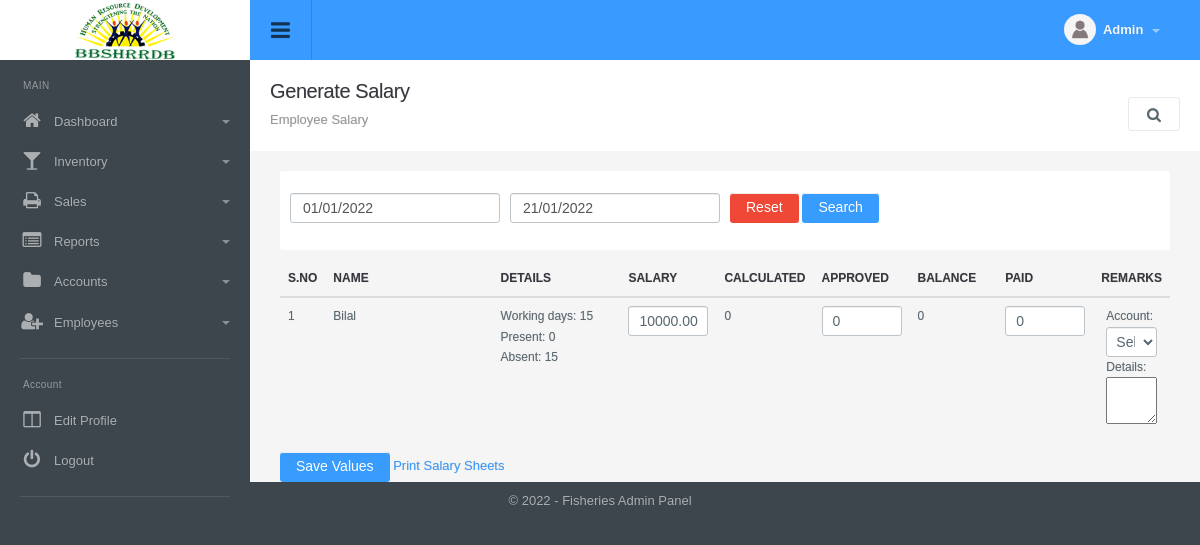
The page /salary_manage.php?tab=salary (signed in) on the database its author committed.
### tables this page shows
CREATE TABLE `config_variable` (
  `id` int(11) NOT NULL,
  `config_type_id` int(11) NOT NULL,
  `title` varchar(512) NOT NULL,
  `notes` varchar(512) NOT NULL,
  `type` varchar(200) NOT NULL,
  `default_values` text NOT NULL,
  `key` varchar(200) NOT NULL,
  `value` text NOT NULL,
  `sortorder` int(11) NOT NULL
);

CREATE TABLE `menu` (
  `id` int(11) NOT NULL,
  `title` varchar(100) NOT NULL,
  `url` varchar(100) NOT NULL,
  `parent_id` int(11) NOT NULL,
  `depth` int(1) NOT NULL,
  `sortorder` int(11) NOT NULL,
  `icon` varchar(200) NOT NULL,
  `small_icon` varchar(200) NOT NULL
);

### include/utility.php (called while the page is built, shortened)
<?php
function get_config($var){
	global $dblink;
	$sql="select value from config_variable where `key`='".slash($var)."'";
	$resConfig=doquery($sql,$dblink);
	if(numrows($resConfig)>0){
		while($rowConfig=dofetch($resConfig))
			return unslash($rowConfig["value"]);
	}
}
$site_title=get_config("site_title");
$file_upload_root="./uploads/";
function slash($str){
	if(!is_array($str))
		return utf8_encode(addslashes($str));
	else{
		for($i=0; $i<count($str); $i++)
			$str[$i]=slash($str[$i]);
		return $str;
	}
}
function unslash($str){
	return stripslashes(utf8_decode($str));
	}
function date_dbconvert($date){
	if( !empty( $date ) ) {
		$date = explode("/", $date);
		return date("Y-m-d", strtotime($date[2]."-".$date[1]."-".$date[0]));
	}
	else {
		return $date;
	}
}
function curr_format($amount){
	return ($amount<0?'(':'').number_format(abs($amount), 0, '.',',').($amount<0?')':'');
}
function get_account_of_type( $type ){
	global $dblink;
	if( !isset( $GLOBALS[ "type" ][ $type ] ) ) {
		$r = doquery( "select id from account where type='".$type."'", $dblink );
	}
	return $GLOBALS[ "type" ][ $type ];
}

### include/db.php (called while the page is built, shortened)
<?php
function doquery($qr,$lnk){
	@$res=mysqli_query($lnk,$qr) or die($qr." - ".mysqli_error($lnk));
	return $res;
}
function dofetch($rs){
	@$rec=mysqli_fetch_array($rs);
	return $rec;
}
function numrows($rs){
	return mysqli_num_rows($rs);
}

### modules/salary/salary_do.php (called while the page is built, shortened)
<?php
if(isset($_SESSION["employee"]["reports"]["salary"]["start_date"]) && !empty($_SESSION["employee"]["reports"]["salary"]["start_date"])){
	$start_date = $_SESSION["employee"]["reports"]["salary"]["start_date"];
}
else{
	$start_date = date("d/m/Y", strtotime('first day of this month'));
}
if(isset($_SESSION["employee"]["reports"]["salary"]["end_date"]) && !empty($_SESSION["employee"]["reports"]["salary"]["end_date"])){
	$end_date = $_SESSION["employee"]["reports"]["salary"]["end_date"];
}
else{
	$end_date = date("d/m/Y");
}
$s = strtotime(date_dbconvert($start_date));
$year = date( "Y", $s );
$month = date( "n", $s )-1;
$employees = array();
$sql="select * from admin where status=1 and monthly_salary > 0 order by name";
$rs=doquery($sql,$dblink);
if(numrows($rs)>0){
	 while($r=dofetch($rs)){
		$working_days = 0;
		$present = 0;
		$absent = 0;
		for( $i = 0; $i < date( "j", strtotime(date_dbconvert($end_date)) ); $i++ ) {
			$day = strtotime(date_dbconvert($start_date))+24*3600*$i;
			if( !is_holiday( date("Y-m-d", $day) ) ) {
				$sql2="select * from employee_attendance where employee_id='".$r["id"]."' and (checked_in>='".date("Y/m/d H:i:s", $day)."' and checked_in<'".date("Y/m/d H:i:s", $day+24*3600)."' or checked_out>='".date("Y/m/d H:i:s", $day)."' and checked_out<'".date("Y/m/d H:i:s", $day+24*3600)."')";
				$rs2 = doquery( $sql2, $dblink );
				if( numrows( $rs2 ) > 0 ) {
					$present++;
				}
				else {
					$absent++;
				}
				$working_days++;
			}
		}
		$salary = unslash( $r["monthly_salary"] );
		$total_days = $working_days-$absent;
		$payment_amount = 0;
		$account_id = get_account_of_type( 2 );
		$details = '';
		$final_salary = 0;
		$r1 = dofetch( doquery( "SELECT sum(amount) as salary FROM salary where employee_id = '".$r[ "id" ]."' and ( year < '".$year."' or month < '".$month."')  and status = 1", $dblink ) );
		$r2 = dofetch( doquery( "SELECT sum(amount) as salary_payment FROM `salary_payment` where employee_id = '".$r[ "id" ]."' and datetime_added < '".date('Y-m-d 23:59:59', strtotime(date_dbconvert($end_date)))."'", $dblink ) );
		$balance = $r1[ "salary" ]-$r2[ "salary_payment" ];
		$employees[] = array(
			"employee" => $r,
			"working_days" => $working_days,
			"present" => $present,
			"absent" => $absent,
			"salary" => $salary,
			"total_days" => $total_days,
			"final_salary" => $final_salary,
			"balance" => $balance,
			"payment_amount" => $payment_amount,
			"account_id" => $account_id,
			"details" => $details,
		);
	}
}
		?>

### modules/salary/salary.php (the view, shortened to what this page needs)
<?php
$is_search = true;
?>
<div class="page-header">
	<h1 class="title">Generate Salary</h1>
  	<ol class="breadcrumb">
    	<li class="active">Employee Salary</li>
  	</ol>
  	<div class="right">
    	<div class="btn-group" role="group" aria-label="...">
            <a id="topstats" class="btn btn-light" href="#"><i class="fa fa-search"></i></a>
    	</div>
    </div>
</div>
<ul class="topstats clearfix search_filter"<?php if($is_search) echo ' style="display: block"';?>>
    <li class="col-xs-12 col-lg-12 col-sm-12">
    	<div>
        	<form class="form-horizontal" action="" method="get">
                <div class="col-sm-3 margin-btm-5">
                <input type="text" title="Enter Date" value="<?php echo $start_date;?>" name="start_date" id="start_date" class="date-picker form-control" />
                </div>
                <div class="col-sm-3 margin-btm-5">
                    <input type="text" title="Enter Date" value="<?php echo $end_date;?>" name="end_date" id="end_date" class="date-picker form-control" />
                </div>
                <div class="col-sm-3 text-left margin-btm-5">
                    <input type="button" class="btn btn-danger btn-l reset_search" value="Reset" alt="Reset Record" title="Reset Record" />
                    <input type="submit" class="btn btn-default btn-l" value="Search" alt="Search Record" title="Search Record" />
                </div>
            </form>
        </div>
  	</li>
</ul>
<div class="panel-body table-responsive">
    <form method="post">
        <table id="dynamic-table" class="table table-hover list">
            <thead>
                <tr>
                    <th width="2%">S.No</th>
                    <th width="20%">Name</th>
                    <th width="15%">Details</th>
                    <th width="10%">Salary</th>
                    <th width="10%">Calculated</th>
                    <th width="10%">Approved</th>
                    <th width="10%">Balance</th>
                    <th width="10%">Paid</th>
                    <th class="center">Remarks</th>
                </tr>
            </thead>
            <tbody>
                <?php
                if( count( $employees  ) > 0 ) {
                    $sn=1;
                    foreach( $employees as $employee ){
                        ?>
                        <tr class="<?php if($employee[ "final_salary" ]>0 && $employee[ "balance" ]+$employee[ "payment_amount" ] == 0 ) echo " danger";if($employee[ "final_salary" ] > 0 && $employee[ "payment_amount" ]>0) echo " success";?>">
                            <td><?php echo $sn;?></td>
                            <td><?php echo unslash( $employee[ "employee" ][ "name" ] )?></td>
                            <td>
                                Working days: <?php echo $employee[ "working_days" ]; ?><br  />
                                Present: <?php echo $employee[ "present" ]; ?><br  />
                                Absent: <?php echo $employee[ "absent" ]; ?><br  />
                            </td>
                            <td><input type="text" class="monthly_salary" name="monthly_salary[<?php echo $employee[ "employee" ][ "id" ]?>]" value="<?php echo $employee[ "salary" ]?>" id="monthly_salary_<?php echo $employee[ "employee" ][ "id" ]?>" style="width:80px;"  /></td>
                            <td><span data-workingdays="<?php echo $employee[ "working_days" ]?>" data-totaldays="<?php echo $employee[ "total_days" ]?>" class="expected_salary" id="expected_salary_<?php echo $employee[ "employee" ][ "id" ]?>"><?php echo curr_format( round( ($employee[ "salary" ]/$employee[ "working_days" ]) * $employee[ "total_days" ] ) ); ?></span></td>
                            <td><input type="text" name="salary[<?php echo $employee[ "employee" ][ "id" ]?>]" value="<?php echo $employee[ "final_salary" ]?>" style="width:80px;"  /></td>
                            <td><?php echo curr_format( $employee[ "balance" ] )?></td>
                            <td><input type="text" name="payment[<?php echo $employee[ "employee" ][ "id" ]?>]" value="<?php echo $employee[ "payment_amount" ]?>" style="width:80px;"  /></td>
                            <td>
                                <div class="col-md-12">Account:</div>
                                <div class="col-md-12"><select name="account_id[<?php echo $employee[ "employee" ][ "id" ]?>]">
                                    <option value="">Select Account</option>
                                </select></div>
                                <div class="col-md-12">Details:</div>
                                <div class="col-md-12"><textarea style="width:100%;" name="details[<?php echo $employee[ "employee" ][ "id" ]?>]" ><?php echo $employee[ "details" ]?></textarea></div>
                            </td>
                        </tr>
                     <?php
                        $sn++;
                     }
                }
                else{
                    ?>
                    <tr>
                        <td colspan="8"  class="no-record">No Result Found</td>
                    </tr>
                <?php
                    }
                ?>
            </tbody>
        </table>
        <div class="salary-btn">
        	<input type="submit" name="save_salary" value="Save Values" class="btn btn-default btn-l" /> <a href="salary_manage.php?tab=salary&action=print" target="_blank">Print Salary Sheets</a>
        </div>
    </form>
</div>

### include/header.php (shortened to what this page needs)
<!DOCTYPE html PUBLIC "-//W3C//DTD XHTML 1.0 Transitional//EN" "http://www.w3.org/TR/xhtml1/DTD/xhtml1-transitional.dtd">
<html xmlns="http://www.w3.org/1999/xhtml">
<head>
<link type="text/css" rel="stylesheet" href="css/font-awesome.min.css" />
<link type="text/css" rel="stylesheet" href="css/font-awesome.css" />
<link type="text/css" rel="stylesheet"  href="css/bootstrap.css" />
<link rel="stylesheet" href="css/bootstrap-datetimepicker.min.css" />
<link type="text/css" rel="stylesheet"  href="css/awesome-bootstrap-checkbox.css" />
<link href="css/general.css" type="text/css" rel="stylesheet" />
<link type="text/css" rel="stylesheet"  href="css/style.css" />
</head>
<body>
	<div id="wrapper" class="round_corners">
    	<div id="top" class="clearfix">
            <div class="applogo">
                <a href="index.php" class="logo"><?php $admin_logo=get_config("admin_logo"); if(empty($admin_logo)) echo $site_title; else { ?><img src="<?php echo $file_upload_root;?>config/<?php echo $admin_logo?>" /><?php }?></a>
            </div>
            <a class="sidebar-open-button" href="#"><i class="fa fa-bars"></i></a>
            <ul class="top-right">
            	<li class="dropdown link">
                	<a class="dropdown-toggle profilebox" data-toggle="dropdown" href="#">
                    	<img alt="img" src="images/profileimg-default.png">
                        <b><?php echo ucfirst((isset($_SESSION["logged_in_admin"]) && $_SESSION["logged_in_admin"]!="")?$_SESSION["logged_in_admin"]["name"]:"Guest");?></b>
                        <span class="caret"></span>
                    </a>
                </li>
           </ul>
        </div>
        <div class="sidebar clearfix">
       		<ul class="sidebar-panel nav">
  				<li class="sidetitle">MAIN</li>
				<?php
					$parents=doquery("select * from menu where parent_id=0 order by sortorder",$dblink);
					if(numrows($parents)>0){
						while($parent=dofetch($parents)){
						?>
						<li>
                        	<a href="<?php echo unslash($parent["url"])?>"><span class="icon color5"><i class="fa fa-<?php echo unslash($parent["small_icon"])?>"></i></span><?php echo unslash($parent["title"])?>
							<?php
								$submenus=doquery("select * from menu where parent_id='".$parent["id"]."' order by sortorder",$dblink);
								if(numrows($submenus)>0){
									?>
                                <span class="caret"></span></a>
                                <?php
                            }
							else{
								echo "</a>";
							}
							?>
						</li>
						<?php
					}
				}
				?>
         	</ul>
            <ul class="sidebar-panel nav">
                <li class="sidetitle">Account</li>
                <li><a href="admin_manage.php?tab=edit&id=<?php echo $_SESSION["logged_in_admin"]["id"]?>"><span class="icon color15"><i class="fa fa-columns"></i></span>Edit Profile</a></li>
                <li><a href="logout.php"><span class="icon color12"><i class="fa falist fa-power-off"></i></span>Logout</a></li>
            </ul>
	    </div>
		<div class="content">

### include/footer.php (shortened to what this page needs)
<div id="footer" class="bottom_round_corners">
	<div id="footer_content">
    	<address>&copy; <?php echo date("Y");?> - <?php echo $site_title; ?> Admin Panel</address>
    </div>
</div>
<link href="js/fancybox/jquery.fancybox.css" rel="stylesheet" type="text/css" />
<link href="js/chosen/chosen.css" rel="stylesheet" type="text/css" />
<?php include("include/upload_center.php");?>
</body>
</html>

### rows shown on the page
config_variable: value (picture)
menu: title "Dashboard"
menu: title "Inventory", id "15", employee "0", value "10000.00", id "0", value "0"
menu: title "Sales"
menu: title "Reports"
menu: title "Accounts"
menu: title "Employees"
config_variable: value "Fisheries"

### other values the page prints
unslash( $employee[ "employee" ][ "name" ] ) "Bilal"
